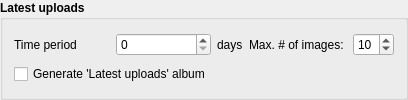
         <widget class="QGroupBox" name="gbLatest">
          <property name="font">
           <font>
            <weight>75</weight>
            <bold>true</bold>
           </font>
          </property>
          <property name="title">
           <string>Latest uploads</string>
          </property>
          <layout class="QGridLayout" name="gridLayout_6">
           <item row="0" column="1">
            <widget class="QSpinBox" name="sbNewDays">
             <property name="font">
              <font>
               <weight>50</weight>
               <bold>false</bold>
              </font>
             </property>
            </widget>
           </item>
           <item row="0" column="2">
            <widget class="QLabel" name="label_31">
             <property name="font">
              <font>
               <weight>50</weight>
               <bold>false</bold>
              </font>
             </property>
             <property name="text">
              <string>days</string>
             </property>
            </widget>
           </item>
           <item row="0" column="0">
            <widget class="QLabel" name="label_30">
             <property name="font">
              <font>
               <weight>50</weight>
               <bold>false</bold>
              </font>
             </property>
             <property name="text">
              <string>Time period</string>
             </property>
             <property name="buddy">
              <cstring>sbNewDays</cstring>
             </property>
            </widget>
           </item>
           <item row="0" column="3">
            <widget class="QLabel" name="label_18">
             <property name="font">
              <font>
               <weight>50</weight>
               <bold>false</bold>
              </font>
             </property>
             <property name="text">
              <string>Max. # of images: </string>
             </property>
            </widget>
           </item>
           <item row="0" column="4">
            <widget class="QSpinBox" name="sbLatestCount">
             <property name="font">
              <font>
               <weight>50</weight>
               <bold>false</bold>
              </font>
             </property>
             <property name="minimum">
              <number>1</number>
             </property>
             <property name="value">
              <number>10</number>
             </property>
            </widget>
           </item>
           <item row="3" column="0" colspan="2">
            <widget class="QCheckBox" name="chkSetLatest">
             <property name="font">
              <font>
               <weight>50</weight>
               <bold>false</bold>
              </font>
             </property>
             <property name="text">
              <string>Generate 'Latest uploads' album</string>
             </property>
            </widget>
           </item>
          </layout>
         </widget>
